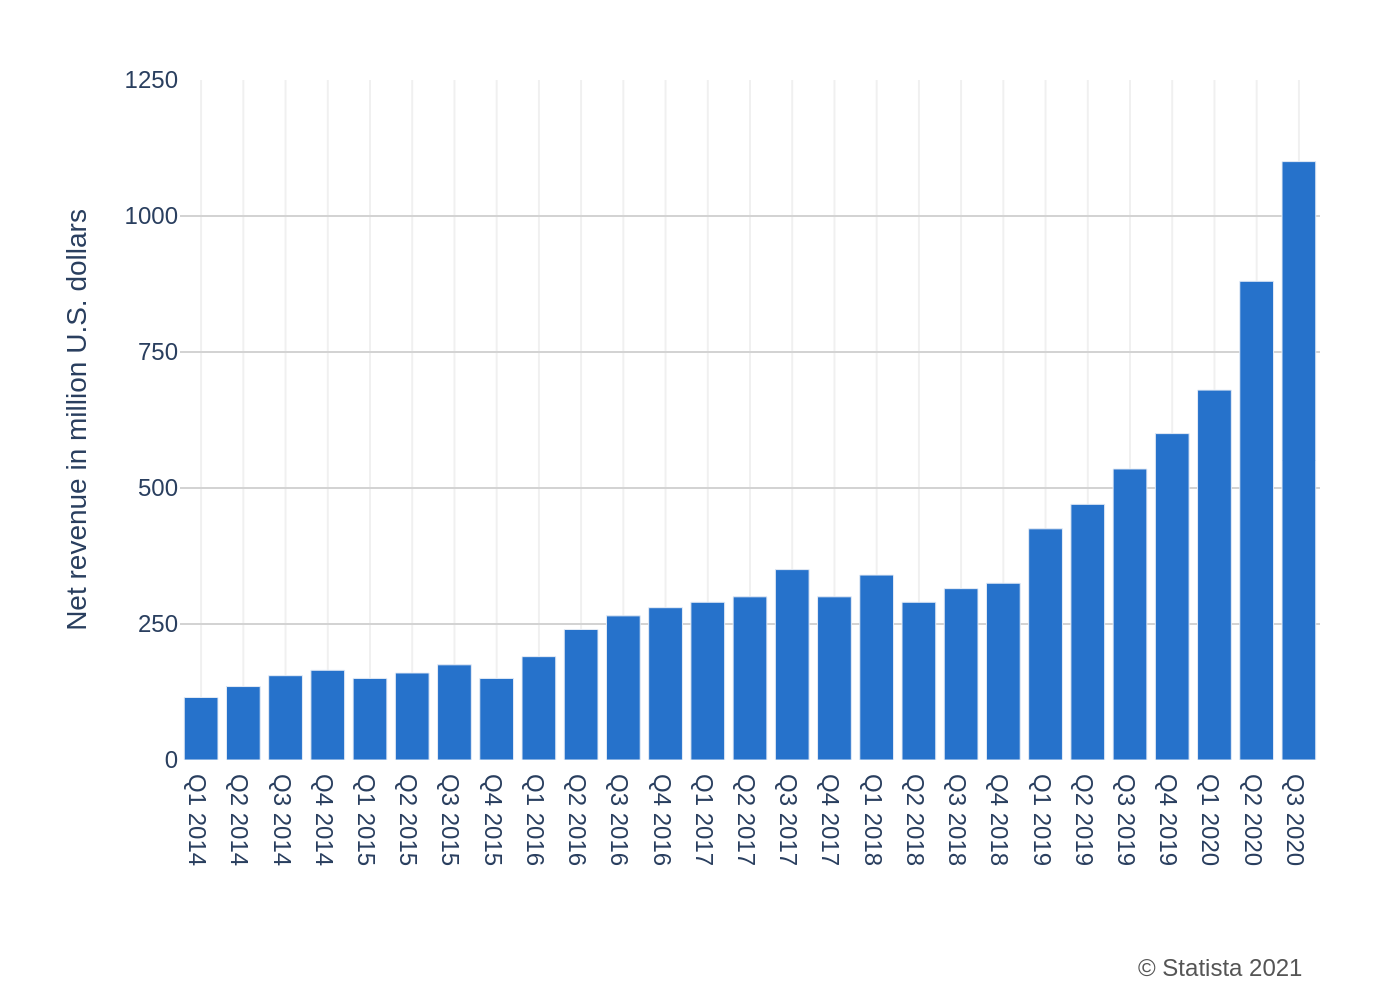

This chart was generated by the following Python code:
import sys
import json
import pathlib
import plotly.graph_objects as go

if len(sys.argv) != 2:
    print(f"Usage: python {pathlib.Path(__file__).name} <json_file_path>")
    sys.exit(1)

json_path = pathlib.Path(sys.argv[1])
if not json_path.is_file():
    print(f"Error: File not found at {json_path}")
    sys.exit(1)

with open(json_path, 'r', encoding='utf-8') as f:
    chart_data = json.load(f)

categories = [item['category'] for item in chart_data['chart_data']]
values = [item['value'] for item in chart_data['chart_data']]
texts = chart_data['texts']
colors = chart_data['colors']

fig = go.Figure()

fig.add_trace(go.Bar(
    x=categories,
    y=values,
    marker_color=colors[0],
    hoverinfo='none'
))

fig.update_layout(
    font_family="Arial",
    plot_bgcolor='white',
    paper_bgcolor='white',
    showlegend=False,
    xaxis=dict(
        title_text=texts.get('x_axis_title'),
        showgrid=True,
        gridcolor='#F0F0F0',
        tickfont=dict(size=12)
    ),
    yaxis=dict(
        title_text=texts.get('y_axis_title'),
        range=[0, 1250],
        dtick=250,
        showgrid=True,
        gridcolor='lightgray',
        gridwidth=1,
        tickfont=dict(size=12),
        automargin=True
    ),
    margin=dict(l=90, r=40, t=40, b=120)
)

if texts.get('source'):
    fig.add_annotation(
        xref="paper", yref="paper",
        x=0.99, y=-0.28,
        xanchor='right', yanchor='top',
        text=texts['source'],
        showarrow=False,
        font=dict(size=12, color="#555555")
    )

output_filename = json_path.with_suffix(".png")
fig.write_image(output_filename, scale=2)
print(f"Chart saved to {output_filename}")
